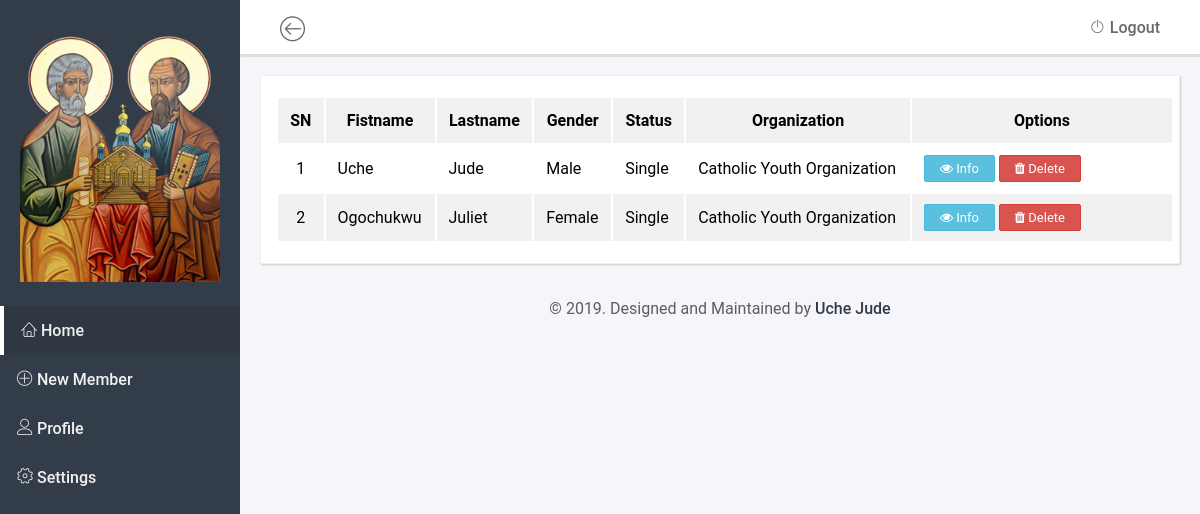
/family/index.php (signed in), run on the app's committed database.
### tables this page shows
CREATE TABLE `members` (
  `id` int(11) UNSIGNED NOT NULL,
  `family` int(11) NOT NULL,
  `surname` varchar(225) NOT NULL,
  `first_name` varchar(225) NOT NULL,
  `other_name` varchar(225) NOT NULL,
  `gender` varchar(10) NOT NULL,
  `date_of_birth` varchar(50) NOT NULL,
  `age` varchar(4) NOT NULL,
  `phone_number` varchar(30) NOT NULL,
  `baptism` varchar(10) NOT NULL,
  `holy_eucharist` varchar(10) NOT NULL,
  `confirmation` varchar(10) NOT NULL,
  `profession` varchar(225) NOT NULL,
  `status` varchar(225) NOT NULL,
  `organization` varchar(225) NOT NULL,
  `soceities` varchar(1000) NOT NULL,
  `created_date` varchar(225) NOT NULL,
  `updated_date` varchar(225) NOT NULL
);

### src/sspp.php (called while the page is built, shortened)
<?php
    $uid = $_SESSION['uid'];
    $getMembers = $conn->query("SELECT * FROM members WHERE family='$uid'");

### family/index.php (the view, shortened to what this page needs)
<?php
    include_once("../src/database.php");
    include_once('../src/sspp.php');
    include_once('templates/header.php');
?>
    <div class="container clear members">
        <div class="memberTable">
            <table class="member">
                <tr>
                    <th>SN</th>
                    <th>Fistname</th>
                    <th>Lastname</th>
                    <th>Gender</th>
                    <th>Status</th>
                    <th>Organization</th>
                    <th>Options</th>
                </tr>
                <?php
                    $count = 1;
                    while($member = $getMembers->fetch_array()) {
                ?>
                <tr>
                    <td><?= $count++; ?></td>
                    <td><?= $member['first_name']; ?></td>
                    <td><?= $member['other_name']; ?></td>
                    <td><?= $member['gender']; ?></td>
                    <td><?= $member['status']; ?></td>
                    <td><?= $member['organization']; ?></td>
                    <td class="options">
                        <a href="view?id=<?= $member['id'] ?>"><button class="table-btn info"><i class="fa fa-eye"></i> Info</button></a>
                        <a href="?action=delete&id=<?= $member['id'] ?>"><button class="table-btn danger"><i class="fa fa-trash"></i> Delete</button></a>
                    </td>
                </tr>
                <?php
                    }
                ?>
            </table>
        </div>
    </div>
<?php
    include_once('templates/footer.php');
?>

### family/assets/css/style.css (style rules this page uses)
:root { --primaryColor: #333D4A; }
* { padding: 0; margin: 0; font-family: 'roboto', sans-serif; box-sizing: border-box; outline: none; -webkit-font-smoothing: antiliased; z-index: 1; }
html, body { background: #f1f1f1; overflow: hidden; height: 100%; }
a { color: var(--primaryColor) !important; text-decoration: none; font-weight: 500; }
.clear::after { content: ""; display: block; clear: both; }
a { color: var(--primaryColor); text-decoration: none; }
div.members { padding: 10px 5px; }
.container { background: #fff; border-radius: 1px; border: 1px solid #eee; box-shadow: 1px 1px 2px #ccc; padding: 15px 10px; width: 100%; }
table.member { padding: 5px; margin: 5px; width: 100%; }
table.member tr { width: 100%; padding: 5px; }
table.member tr th { padding: 13px 12px; }
table.member tr td { padding: 10px 12px; }
table.member tr:nth-child(odd) { background: #f1f1f1; }
div.memberTable { overflow-x: auto; }
td.options { width: 260px; }
button.table-btn { padding: 5px 15px; color: #fff; font-size: 13px; cursor: pointer; border-radius: 2px; }
table tr td:first-child { text-align: center; }
button.table-btn.info { background: #5bc0de; border: 1px solid #46b8da; }
button.table-btn.danger { background: #d9534f; border: 1px solid #d43f3a; }

### data on the page
members: first_name "Uche", other_name "Jude", gender "Male", status "Single", organization "Catholic Youth Organization"
members: first_name "Ogochukwu", other_name "Juliet", gender "Female", status "Single", organization "Catholic Youth Organization"
